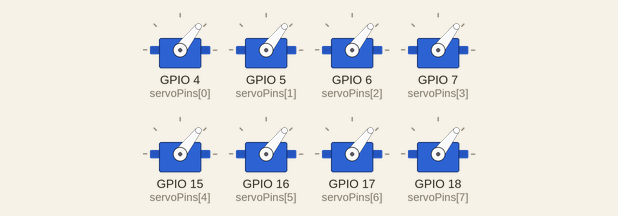
Bench run of a sketch on a simulated ESP32. Parts: 8 × servo. Servo pulses on a pin are drawn as a servo (544–2400 µs = 0–180°).

Above: at 0.05 s.
At 0.45 s:
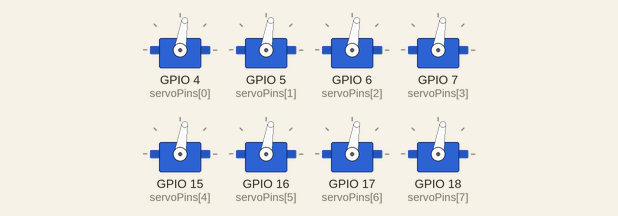
At 0.65 s:
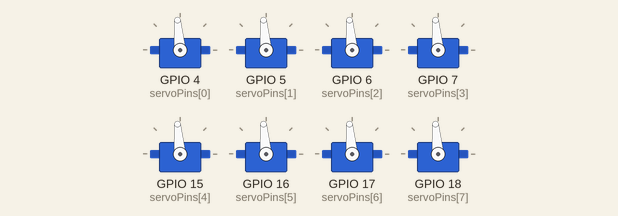
At 1.1 s:
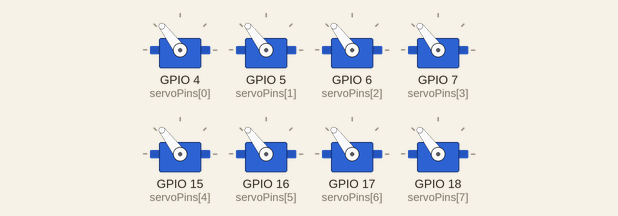
At 1.6 s:
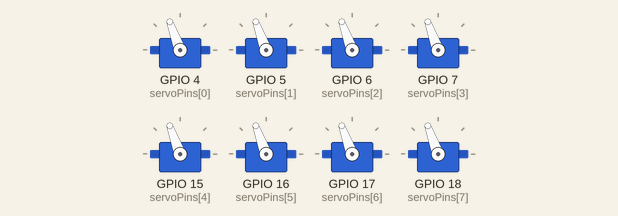
At 2.2 s:
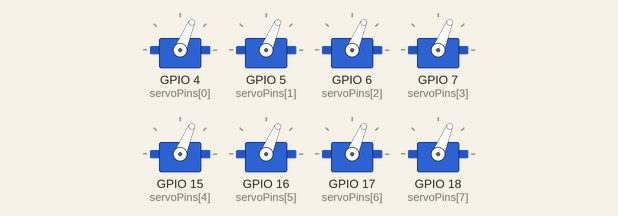
Timing chart, 0 to 5.6 s (numbered marks = the images above):
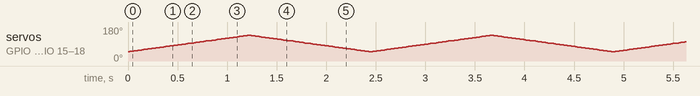

The sketch:

servo-loop.ino
```cpp
#include <Arduino.h>

// ======================================================================
// CONFIGURATION
// ======================================================================

// Index:                 0   1   2   3   4    5   6   7
// Label:                 R1  R2  L1  L2  R4  R3  L3  L4
// Connector:             J4  J5  J6  J7  J8  J9  J10 J11
const int servoPins[8] = {4, 5, 6, 7, 15, 16, 17, 18};

// MG90D 270deg servo calibration
const int MIN_PULSE = 833;   // 500  + 333
const int MAX_PULSE = 2167;  // 2500 - 333

// ---- LEDC setup ----
const int LEDC_FREQ = 50; // Hz, 20 ms frame
const int LEDC_RES  = 14; // bits of duty resolution

const uint32_t FRAME_US = 1000000UL / LEDC_FREQ; // 20000 us

// ---- Sweep tuning ----
const int SWEEP_MIN   = 30;  // deg
const int SWEEP_MAX   = 150; // deg
const int SWEEP_STEP  = 2;   // deg per update
const int SWEEP_DELAY = 20;  // ms between updates (1 servo frame)

bool attachOk[8] = {false, false, false, false, false, false, false, false};

// ======================================================================
// PROTOTYPES
// ======================================================================

int      angleToPulse(int angle);
uint32_t usToDuty(uint32_t us);
void     writeAngle(int id, int angle);

// ======================================================================
// SETUP
// ======================================================================

void setup() {
  for (int i = 0; i < 8; i++) {
    attachOk[i] = ledcAttach(servoPins[i], LEDC_FREQ, LEDC_RES);
  }
}

// ======================================================================
// MAIN LOOP
// ======================================================================

void loop() {
  // Sweep all servos up then back down to view on oscilloscope for debugging
  for (int angle = SWEEP_MIN; angle <= SWEEP_MAX; angle += SWEEP_STEP) {
    for (int i = 0; i < 8; i++) writeAngle(i, angle);
    delay(SWEEP_DELAY);
  }
  for (int angle = SWEEP_MAX; angle >= SWEEP_MIN; angle -= SWEEP_STEP) {
    for (int i = 0; i < 8; i++) writeAngle(i, angle);
    delay(SWEEP_DELAY);
  }
}

// ======================================================================
// HELPERS
// ======================================================================

// Map a 0-180deg angle to the correct pulse width for the 270deg servo
int angleToPulse(int angle) {
  if (angle < 0)   angle = 0;
  if (angle > 180) angle = 180;
  return map(angle, 0, 180, MIN_PULSE, MAX_PULSE);
}

// Convert a pulse width in microseconds to an LEDC duty count.
// 64-bit intermediate so the shift cannot overflow.
uint32_t usToDuty(uint32_t us) {
  return (uint32_t)(((uint64_t)us << LEDC_RES) / FRAME_US);
}

void writeAngle(int id, int angle) {
  if (id < 0 || id > 7) return;
  if (!attachOk[id])    return;
  ledcWrite(servoPins[id], usToDuty(angleToPulse(angle)));
}
```
